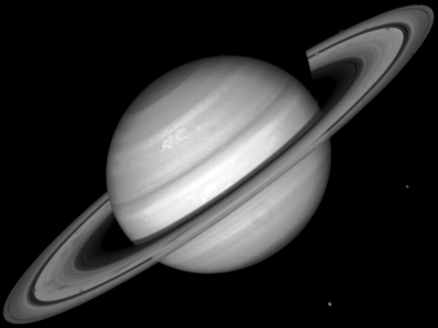
%> input picture Prácticas/Práctica 6/Entrega/saturno.tif, 438 x 328 px
$ octave Ejercicio_12i.m   (GNU Octave 9; MATLAB toolbox functions it lacks are replaced by stand-ins)
%> lines starting %> are read from the running program, lines starting %| are printed output that depends on the picture
[f1,f2] = freqspace(16, 'meshgrid');

H = zeros(16,16);
H(5:12, 5:12) = 1;
H(7:10, 7:10) = 0;

freqz2(H, [32 32]);

pause(3);           % Se usa para ver el cambio del histograma
mesh(f1, f2, H);    % Cambio del histograma
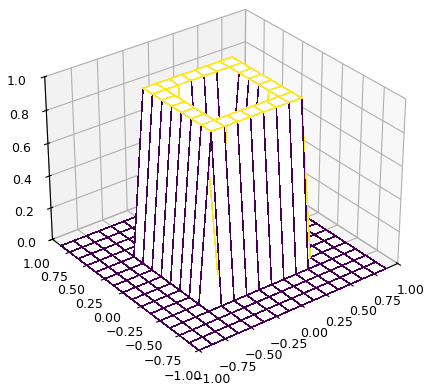
%> figure redrawn from the program's plot data
pause(3);           % Se usa para ver el cambio del histograma

h = ifft2(H(9:16, 9:16));

I = imread('saturno.tif');
%> I is the input picture: size 328x438 uint8; min 0, max 255, mean 50.5

B = filter2(real(h), I);
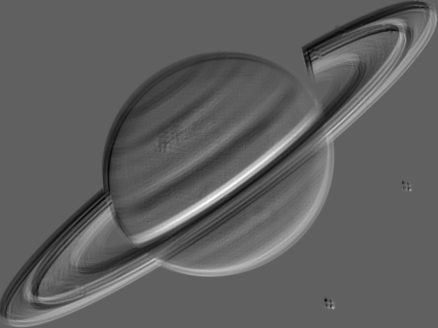
%> B: size 328x438 double; min -20.78, max 34.34, mean 0; drawn with min black and max white

figure, imshow(B, [min(min(B)) max(max(B))]);
